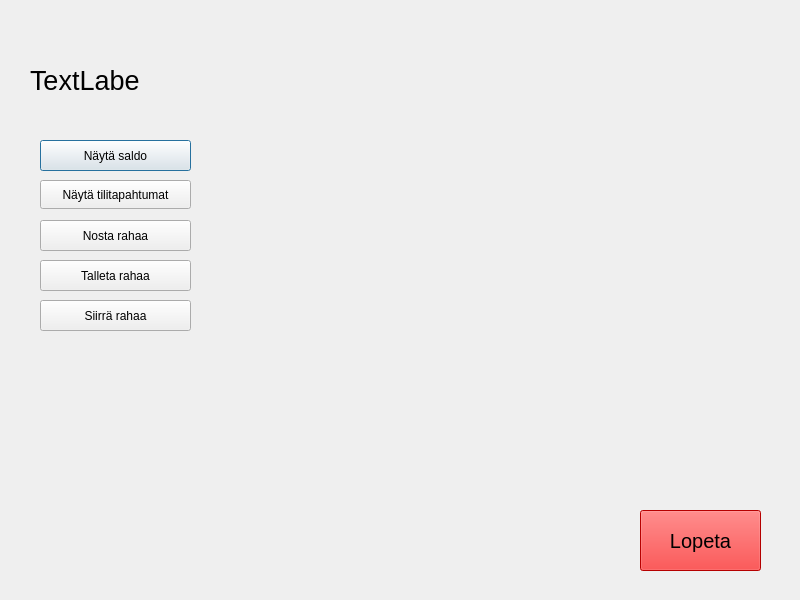
<?xml version="1.0" encoding="UTF-8"?>
<ui version="4.0">
 <class>ClientWindow</class>
 <widget class="QDialog" name="ClientWindow">
  <property name="geometry">
   <rect>
    <x>0</x>
    <y>0</y>
    <width>800</width>
    <height>600</height>
   </rect>
  </property>
  <property name="windowTitle">
   <string>Dialog</string>
  </property>
  <widget class="QLabel" name="label_id_card">
   <property name="geometry">
    <rect>
     <x>30</x>
     <y>60</y>
     <width>111</width>
     <height>41</height>
    </rect>
   </property>
   <property name="font">
    <font>
     <pointsize>20</pointsize>
    </font>
   </property>
   <property name="text">
    <string>TextLabel</string>
   </property>
  </widget>
  <widget class="QPushButton" name="button_nayta_saldo">
   <property name="geometry">
    <rect>
     <x>40</x>
     <y>140</y>
     <width>151</width>
     <height>31</height>
    </rect>
   </property>
   <property name="text">
    <string>Näytä saldo</string>
   </property>
  </widget>
  <widget class="QPushButton" name="button_withdraw">
   <property name="geometry">
    <rect>
     <x>40</x>
     <y>220</y>
     <width>151</width>
     <height>31</height>
    </rect>
   </property>
   <property name="text">
    <string>Nosta rahaa</string>
   </property>
  </widget>
  <widget class="QPushButton" name="button_deposit">
   <property name="geometry">
    <rect>
     <x>40</x>
     <y>260</y>
     <width>151</width>
     <height>31</height>
    </rect>
   </property>
   <property name="text">
    <string>Talleta rahaa</string>
   </property>
  </widget>
  <widget class="QPushButton" name="button_exit">
   <property name="geometry">
    <rect>
     <x>640</x>
     <y>510</y>
     <width>121</width>
     <height>61</height>
    </rect>
   </property>
   <property name="font">
    <font>
     <pointsize>15</pointsize>
    </font>
   </property>
   <property name="styleSheet">
    <string notr="true">background: red;
color: black;</string>
   </property>
   <property name="text">
    <string>Lopeta</string>
   </property>
  </widget>
  <widget class="QPushButton" name="pushButtonTrans">
   <property name="geometry">
    <rect>
     <x>40</x>
     <y>180</y>
     <width>151</width>
     <height>29</height>
    </rect>
   </property>
   <property name="text">
    <string>Näytä tilitapahtumat</string>
   </property>
  </widget>
  <widget class="QPushButton" name="button_transfer">
   <property name="geometry">
    <rect>
     <x>40</x>
     <y>300</y>
     <width>151</width>
     <height>31</height>
    </rect>
   </property>
   <property name="text">
    <string>Siirrä rahaa</string>
   </property>
  </widget>
 </widget>
 <resources/>
 <connections/>
</ui>
